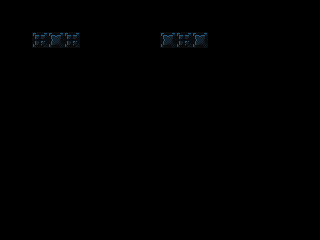

This game map was drawn from its Tiled (.tmx) file and the tilesets committed beside it. A one-line description and the full map source follow:
An orthogonal 20x15 tile map with 16x16 px tiles, 1 tile layer (background) and 25 objects (21x tile, 2x portal, actor, scene_switching_tile).

<map version="1.4" tiledversion="2020.10.30" orientation="orthogonal" renderorder="right-down" width="20" height="15" tilewidth="16" tileheight="16" infinite="0" nextlayerid="6" nextobjectid="210">
 <properties>
  <property name="display_name" value="sneaky bastard dlfjg" />
  <property name="next_level" value="./data/levels/tmx/L42-Portals2.tmx" />
  <property name="player_bomb_count" value="0" />
 </properties>
 <tileset firstgid="1" name="newtiledsheet" tilewidth="16" tileheight="16" tilecount="180" columns="9">
  <image source="../../newtiledsheet.png" width="144" height="320" />
 </tileset>
 <layer id="1" name="background" width="20" height="15">
  <data encoding="csv">
27,27,27,27,27,27,27,27,27,27,27,22,22,22,36,36,36,36,36,36,
27,27,27,27,27,27,27,27,27,27,27,27,27,36,36,36,36,36,36,36,
27,27,19,20,19,36,27,36,36,27,20,19,20,22,36,36,36,36,36,36,
27,27,27,27,27,27,27,27,27,27,27,27,27,22,36,36,36,36,36,36,
27,27,27,27,27,27,27,27,27,27,27,27,22,22,36,36,36,36,36,36,
27,27,27,27,27,27,27,27,27,27,27,27,22,22,36,36,36,36,36,36,
27,27,27,27,27,27,27,27,27,27,27,27,22,22,36,36,36,36,36,36,
22,22,27,22,22,27,27,27,27,27,27,22,22,22,36,36,36,36,36,36,
22,22,22,22,22,22,22,27,27,22,22,22,22,22,36,36,36,36,36,36,
36,36,22,22,22,36,36,22,22,22,22,22,22,22,36,36,36,36,36,36,
36,36,36,36,36,36,36,36,36,36,36,36,36,36,36,36,36,36,36,36,
36,36,36,36,36,36,36,36,36,36,36,36,36,36,36,36,36,36,36,36,
36,36,36,36,36,36,36,36,36,36,36,36,36,36,36,36,36,36,36,36,
36,36,36,36,36,36,36,36,36,36,36,36,36,36,36,36,36,36,36,36,
36,36,36,36,36,36,36,36,36,36,36,36,36,36,36,36,36,36,36,36
</data>
 </layer>
 <objectgroup id="4" name="objects">
  <object id="176" type="portal" gid="62" x="80" y="48" width="16" height="16">
   <properties>
    <property name="portal_id" type="int" value="1" />
    <property name="travels_to_portal_id" type="int" value="2" />
   </properties>
  </object>
  <object id="178" type="actor" gid="46" x="32" y="48" width="16" height="16" />
  <object id="179" type="tile" gid="1" x="32" y="32" width="16" height="16" />
  <object id="180" type="tile" gid="1" x="48" y="32" width="16" height="16" />
  <object id="181" type="tile" gid="1" x="64" y="32" width="16" height="16" />
  <object id="186" type="tile" gid="1" x="80" y="32" width="16" height="16" />
  <object id="188" type="tile" gid="2" x="96" y="48" width="16" height="16" />
  <object id="189" type="tile" gid="10" x="32" y="64" width="16" height="16" />
  <object id="190" type="tile" gid="10" x="48" y="64" width="16" height="16" />
  <object id="191" type="tile" gid="10" x="64" y="64" width="16" height="16" />
  <object id="192" type="tile" gid="10" x="80" y="64" width="16" height="16" />
  <object id="196" type="scene_switching_tile" gid="32" x="208" y="48" width="16" height="16" />
  <object id="197" type="portal" gid="62" x="144" y="48" width="16" height="16">
   <properties>
    <property name="portal_id" type="int" value="2" />
    <property name="travels_to_portal_id" type="int" value="1" />
   </properties>
  </object>
  <object id="198" type="tile" gid="1" x="160" y="32" width="16" height="16" />
  <object id="199" type="tile" gid="1" x="176" y="32" width="16" height="16" />
  <object id="200" type="tile" gid="1" x="192" y="32" width="16" height="16" />
  <object id="201" type="tile" gid="1" x="144" y="32" width="16" height="16" />
  <object id="202" type="tile" gid="1" x="208" y="32" width="16" height="16" />
  <object id="203" type="tile" gid="10" x="144" y="64" width="16" height="16" />
  <object id="204" type="tile" gid="10" x="160" y="64" width="16" height="16" />
  <object id="205" type="tile" gid="10" x="192" y="64" width="16" height="16" />
  <object id="206" type="tile" gid="10" x="176" y="64" width="16" height="16" />
  <object id="207" type="tile" gid="10" x="208" y="64" width="16" height="16" />
  <object id="208" type="tile" gid="11" x="128" y="48" width="16" height="16" />
  <object id="209" type="tile" gid="11" x="16" y="48" width="16" height="16" />
 </objectgroup>
</map>
